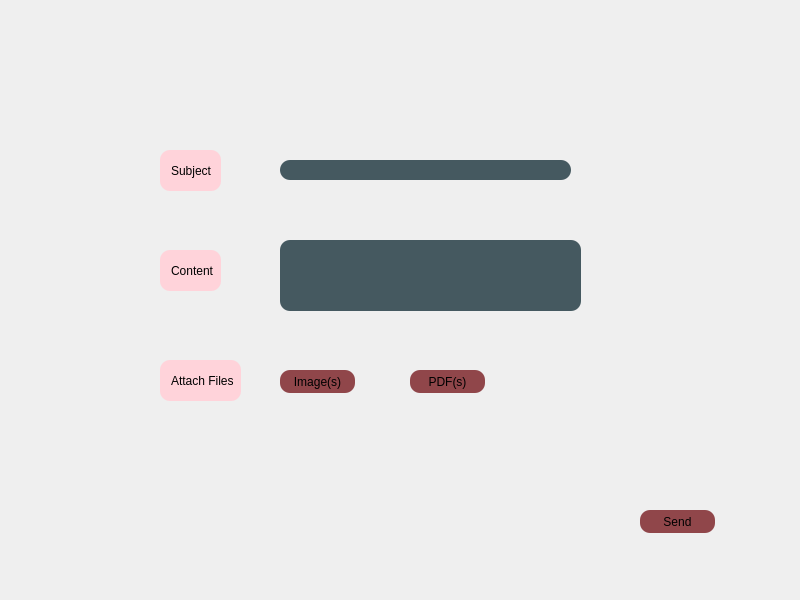
<?xml version="1.0" encoding="UTF-8"?>
<ui version="4.0">
 <class>MainWindow</class>
 <widget class="QMainWindow" name="MainWindow">
  <property name="geometry">
   <rect>
    <x>0</x>
    <y>0</y>
    <width>800</width>
    <height>600</height>
   </rect>
  </property>
  <property name="minimumSize">
   <size>
    <width>800</width>
    <height>600</height>
   </size>
  </property>
  <property name="maximumSize">
   <size>
    <width>800</width>
    <height>600</height>
   </size>
  </property>
  <property name="windowTitle">
   <string>MainWindow</string>
  </property>
  <widget class="QWidget" name="centralwidget">
   <widget class="QLabel" name="label">
    <property name="geometry">
     <rect>
      <x>0</x>
      <y>0</y>
      <width>800</width>
      <height>600</height>
     </rect>
    </property>
    <property name="minimumSize">
     <size>
      <width>800</width>
      <height>600</height>
     </size>
    </property>
    <property name="maximumSize">
     <size>
      <width>800</width>
      <height>600</height>
     </size>
    </property>
    <property name="text">
     <string/>
    </property>
    <property name="pixmap">
     <pixmap>../../visual/final.png</pixmap>
    </property>
    <property name="scaledContents">
     <bool>true</bool>
    </property>
   </widget>
   <widget class="QTextEdit" name="content">
    <property name="geometry">
     <rect>
      <x>280</x>
      <y>240</y>
      <width>301</width>
      <height>71</height>
     </rect>
    </property>
    <property name="styleSheet">
     <string notr="true">QTextEdit
{
	background-color:#455960;
	border-radius:10%
}</string>
    </property>
   </widget>
   <widget class="QPushButton" name="sendfinal">
    <property name="geometry">
     <rect>
      <x>640</x>
      <y>510</y>
      <width>75</width>
      <height>23</height>
     </rect>
    </property>
    <property name="styleSheet">
     <string notr="true">QPushButton
{
	
	background-color: #90464A;
	border-radius:10%;
}
QPushButton:hover
{
	
	background-color: #455960;
	border-style:solid;
	border-color:#675D51;
	border-width:2px;
	color:#675D51;
}</string>
    </property>
    <property name="text">
     <string>Send</string>
    </property>
   </widget>
   <widget class="QLabel" name="label_2">
    <property name="geometry">
     <rect>
      <x>160</x>
      <y>360</y>
      <width>81</width>
      <height>41</height>
     </rect>
    </property>
    <property name="minimumSize">
     <size>
      <width>0</width>
      <height>41</height>
     </size>
    </property>
    <property name="styleSheet">
     <string notr="true">QLabel
{
	background-color:#FFD3DA;
	border-radius:10%;
	padding:8%;
}</string>
    </property>
    <property name="text">
     <string>Attach Files</string>
    </property>
   </widget>
   <widget class="QPushButton" name="image">
    <property name="geometry">
     <rect>
      <x>280</x>
      <y>370</y>
      <width>75</width>
      <height>23</height>
     </rect>
    </property>
    <property name="styleSheet">
     <string notr="true">QPushButton
{
	
	background-color: #90464A;
	border-radius:10%;
}
QPushButton:hover
{
	
	background-color: #455960;
	border-style:solid;
	border-color:#675D51;
	border-width:2px;
	color:#675D51;
}</string>
    </property>
    <property name="text">
     <string>Image(s)</string>
    </property>
   </widget>
   <widget class="QPushButton" name="pdf">
    <property name="geometry">
     <rect>
      <x>410</x>
      <y>370</y>
      <width>75</width>
      <height>23</height>
     </rect>
    </property>
    <property name="styleSheet">
     <string notr="true">QPushButton
{
	
	background-color: #90464A;
	border-radius:10%;
}
QPushButton:hover
{
	
	background-color: #455960;
	border-style:solid;
	border-color:#675D51;
	border-width:2px;
	color:#675D51;
}</string>
    </property>
    <property name="text">
     <string>PDF(s)</string>
    </property>
   </widget>
   <widget class="QLabel" name="label_3">
    <property name="geometry">
     <rect>
      <x>160</x>
      <y>250</y>
      <width>61</width>
      <height>41</height>
     </rect>
    </property>
    <property name="minimumSize">
     <size>
      <width>0</width>
      <height>41</height>
     </size>
    </property>
    <property name="styleSheet">
     <string notr="true">QLabel
{
	background-color:#FFD3DA;
	border-radius:10%;
	padding:8%;
}</string>
    </property>
    <property name="text">
     <string>Content</string>
    </property>
   </widget>
   <widget class="QLabel" name="label_4">
    <property name="geometry">
     <rect>
      <x>160</x>
      <y>150</y>
      <width>61</width>
      <height>41</height>
     </rect>
    </property>
    <property name="minimumSize">
     <size>
      <width>0</width>
      <height>41</height>
     </size>
    </property>
    <property name="styleSheet">
     <string notr="true">QLabel
{
	background-color:#FFD3DA;
	border-radius:10%;
	padding:8%;
}</string>
    </property>
    <property name="text">
     <string>Subject</string>
    </property>
   </widget>
   <widget class="QLineEdit" name="subject">
    <property name="geometry">
     <rect>
      <x>280</x>
      <y>160</y>
      <width>291</width>
      <height>20</height>
     </rect>
    </property>
    <property name="styleSheet">
     <string notr="true">QLineEdit
{
	background-color:#455960;
	border-radius:10%
}</string>
    </property>
   </widget>
  </widget>
 </widget>
 <resources/>
 <connections/>
</ui>
